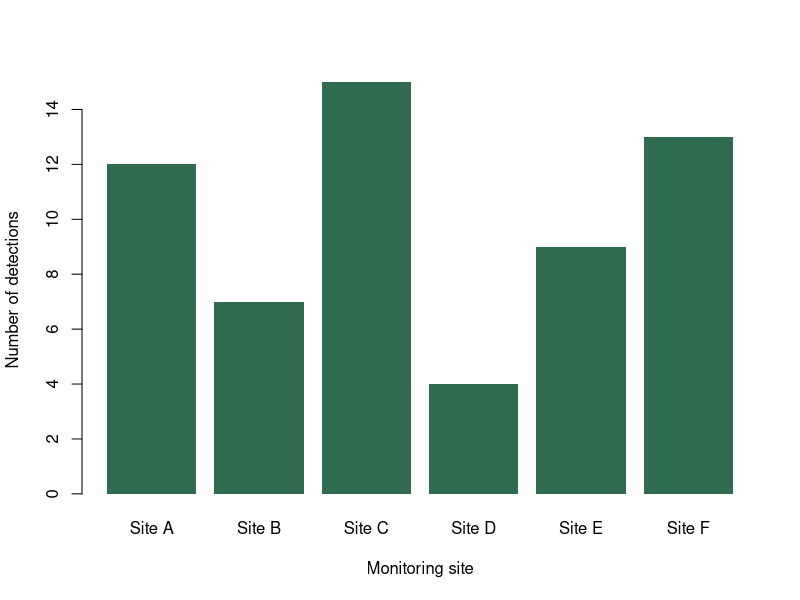

Recreate this plot in R.
## ---- chunk 1
#| label: create-data

observations <- data.frame(
  site = paste("Site", LETTERS[1:6]),
  habitat = c("Forest", "Forest", "Wetland", "Grassland", "Wetland", "Forest"),
  survey_nights = c(10, 12, 8, 10, 9, 11),
  detections = c(12, 7, 15, 4, 9, 13)
)

observations$detections_per_night <-
  observations$detections / observations$survey_nights

observations
## ---- chunk 2
#| label: detections-figure
#| fig-cap: "Fictional wildlife detections recorded at six monitoring sites."
#| fig-alt: "Bar chart comparing the number of wildlife detections across six sites."

barplot(
  height = observations$detections,
  names.arg = observations$site,
  col = "#2F6B4F",
  border = NA,
  xlab = "Monitoring site",
  ylab = "Number of detections"
)
## ---- chunk 3
#| label: results-table

knitr::kable(
  observations,
  digits = 2,
  caption = "Example camera-trap monitoring data."
)
## ---- chunk 4
#| label: session-information

sessionInfo()
